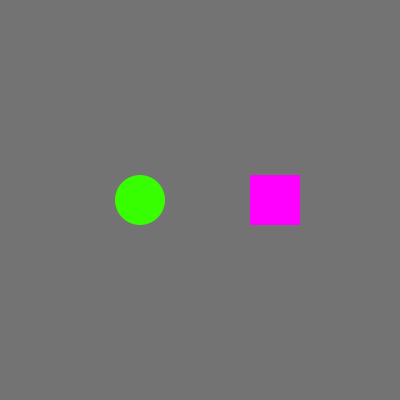
Frame 1 (no input)
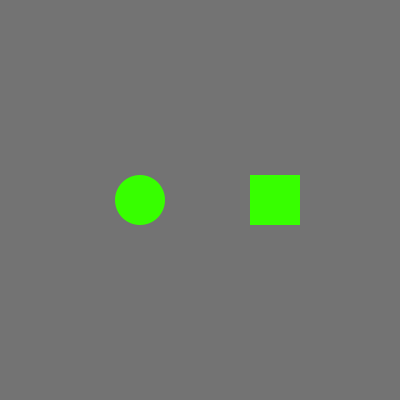
Frame 60 (the mouse pressed at the canvas centre just before this capture)
Frame 120 (the mouse held since frame 60 and released just before this capture): identical to frame 60, image omitted

The Processing sketch that drew these frames (run headless with seeded random() and noise(); from frame 60 on, the mouse is pressed at the canvas centre):

// Processing sketch: processing_69094
// ── processing_69094.pde

/* ---------------------------------------
 RattrapageB
 par
 Guillaume Perreault Roy
 
 -----------------------------------------*/


boolean etatCercle = false; //Le cercle ajoute ou enlève des lignes
boolean etatHorizontale = true; //Ajouter ou enlever des lignes horizontales

int ligneHorizontale = 0; //Valeur de progression (boucle) des lignes horizontales
int maxHorizontale = 0; // limite des lignes horizontales

float maxCirculaire = 0; // limite des lignes circulaires

float milieuCercle_x = 140; //point d'ancrage du cercle (x)
float milieuCercle_y = 200; //point d'ancrage du cercle (y)
int nombreRayons = 20;
int longueurRayons = 55;

float tranche = TWO_PI / nombreRayons; 
float rads = 0; //Valeur de progression (boucle) des lignes circulaires
float ratio = 0.55; //espace non-dessiné entre le point de rotation et l'origine de la ligne

float x1 = 0; //premier point d'ancrage des lignes circulaires (x)
float y1 = 0; //premier point d'ancrage des lignes circulaires (y)
float x2 = 0; //2ème point d'ancrage des lignes circulaires (x)
float y2 = 0; //2ème point d'ancrage des lignes circulaires (y)


void setup() {
  size(400,400);

}
   
void draw() {
  
  //Ré-initialiser les propriété des lignes (pas de lignes sur les boutons)
  
  smooth();
  strokeWeight(5);
  stroke(0);
  
  background(115); // Dessiner le background en premier pour effacer les vieilles lignes
  
  // Vérifie l'état du cercle pour ajuster la limitation des lignes 
  //circulaires AVANT la boucle while (parceque le déclenchement 
  //du bouton circulaire est dans le void mousepressed)  
  if(etatCercle==false){
         fill(55,255,0);//ajuste la couleur du cercle
         if(maxCirculaire>0){ //condition: Min du Max
           maxCirculaire -=0.2;
         }
  }
  if(etatCercle==true){
          fill(255,0,255);
          if(maxCirculaire<TWO_PI){ //condition: Max du Max
           maxCirculaire +=0.2;
          }
  }
  
  
  
  rads = 0; //Réinitialise le facteur des lignes circulaires AVANT la boucle while
  
    while ( rads < maxCirculaire ) { // condition: le facteur < que le limiteur
            
            //données dessinant la ligne
            x1 = milieuCercle_x + cos(rads) * longueurRayons * ratio;
            y1 = milieuCercle_y + sin(rads) * longueurRayons * ratio;
            x2 = milieuCercle_x + cos(rads) * longueurRayons;
            y2 = milieuCercle_y + sin(rads) * longueurRayons;
            line(x1,y1,x2,y2);
          
          rads = rads + tranche; // incrementation du facteur de lignes circulaires
    }

    ligneHorizontale=0; //Réinitialise le facteur des lignes horizontales AVANT la boucle while
  
    while ( ligneHorizontale < maxHorizontale ) { // condition: le facteur < que le limiteur
          line(0,ligneHorizontale,height ,ligneHorizontale); // bloc de code
        
          ligneHorizontale = ligneHorizontale + 20; // incrementation
    }
  
  noStroke(); //fini de dessiner les lignes, rien autour des boutons
  ellipse(140, 200, 50, 50);//dessiner le bouton rond
  
  //conditon pour activer le bouton carré, ne change que l'état
  if (mousePressed) { 
    if ( mouseX > 250 && mouseX < 300 && mouseY > 175 && mouseY < 225 ) {
      etatHorizontale = true;
    }
  }
  else{
      if(maxHorizontale>0){
        etatHorizontale = false;
      }
  }
  //applique les effet de l'état du bouton carré (couleur et max
  //des lignes horizontales) sans la condition ELSE de mousepressed
  if(etatHorizontale==false){
         fill(55,255,0);
         if(maxHorizontale>0){
           maxHorizontale -=25;
         }
  }
  if(etatHorizontale==true){
         fill(255,0,255);
         if(maxHorizontale<height){
           maxHorizontale +=25;
         }
  }
  
  
  rect(250, 175, 50, 50);//Dessine le bouton carré


}

void mousePressed() {
//Détection de touches du cercle  

  float distance = dist( mouseX , mouseY , 140 , 200 );
  if ( distance < 25 ) {
       if(etatCercle==false){
         etatCercle=true;
       }
       else{
         etatCercle=false;
       }
  }
  
  
}
